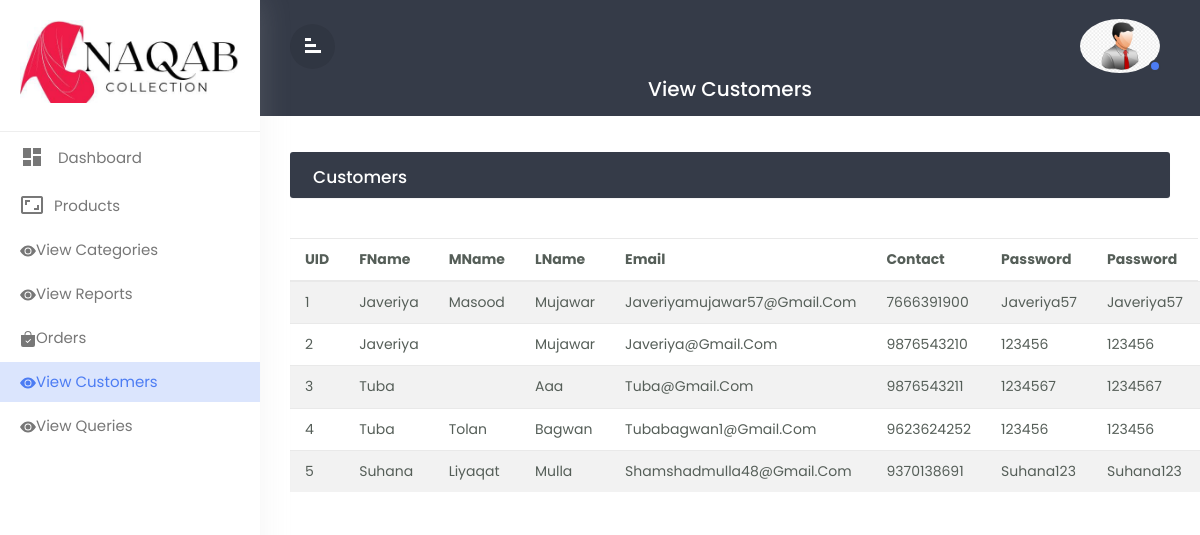
Page /admin/customers.php on the committed database.
### tables this page shows
CREATE TABLE `userreg` (
  `uid` int(11) NOT NULL,
  `fname` varchar(20) NOT NULL,
  `mname` varchar(20) NOT NULL,
  `lname` varchar(20) NOT NULL,
  `email` varchar(30) NOT NULL,
  `mobno` varchar(10) NOT NULL,
  `pass` varchar(10) NOT NULL,
  `rpass` varchar(10) NOT NULL
);

### admin/customers.php (the view, shortened to what this page needs)
<!doctype html>
<html lang="en">
<head>
  <link rel="stylesheet" href="css/bootstrap.min.css">
  <link rel="stylesheet" href="css/custom.css">
</head>
<body>
<div class="wrapper">
<nav id="sidebar">
  <div class="sidebar-header">
  <h2><img src="img/logo.png" class="img-fluid" /></h2>
  </div>
  <ul class="list-unstyled components">
    <li>
      <a href="home.php" class="dashboard"><i class="material-icons">dashboard</i>
        <span>Dashboard</span></a>
    </li>
</ul>
<ul>
    <li>
      <a href="products.php">
        <i class="material-icons">aspect_ratio</i>Products</a>
    </li>
</ul>
<ul>
             <li> <a href="viewcat.php"><svg xmlns="http://www.w3.org/2000/svg" width="16" height="16" fill="currentColor" class="bi bi-eye-fill" viewBox="0 0 16 16">
  <path d="M10.5 8a2.5 2.5 0 1 1-5 0 2.5 2.5 0 0 1 5 0"/>
  <path d="M0 8s3-5.5 8-5.5S16 8 16 8s-3 5.5-8 5.5S0 8 0 8m8 3.5a3.5 3.5 0 1 0 0-7 3.5 3.5 0 0 0 0 7"/>
</svg>View Categories</a>
            </li></ul>
<ul>
<ul>
        <li> <a href="reports.php"><svg xmlns="http://www.w3.org/2000/svg" width="16" height="16" fill="currentColor" class="bi bi-eye-fill" viewBox="0 0 16 16">
              <path d="M10.5 8a2.5 2.5 0 1 1-5 0 2.5 2.5 0 0 1 5 0" />
              <path d="M0 8s3-5.5 8-5.5S16 8 16 8s-3 5.5-8 5.5S0 8 0 8m8 3.5a3.5 3.5 0 1 0 0-7 3.5 3.5 0 0 0 0 7" />
            </svg>View Reports</a>
        </li>
      </ul>
<li>
          <a href="orders.php">
Orders</a>
        </li></ul>
       <ul> <li class="active">
          <a href="customers.php">
          <svg xmlns="http://www.w3.org/2000/svg" width="16" height="16" fill="currentColor" class="bi bi-eye-fill" viewBox="0 0 16 16">
  <path d="M10.5 8a2.5 2.5 0 1 1-5 0 2.5 2.5 0 0 1 5 0"/>
  <path d="M0 8s3-5.5 8-5.5S16 8 16 8s-3 5.5-8 5.5S0 8 0 8m8 3.5a3.5 3.5 0 1 0 0-7 3.5 3.5 0 0 0 0 7"/>
</svg>View customers</a>
        </li></ul>
        <ul><li>
          <a href="queries.php">
          <svg xmlns="http://www.w3.org/2000/svg" width="16" height="16" fill="currentColor" class="bi bi-eye-fill" viewBox="0 0 16 16">
  <path d="M10.5 8a2.5 2.5 0 1 1-5 0 2.5 2.5 0 0 1 5 0"/>
  <path d="M0 8s3-5.5 8-5.5S16 8 16 8s-3 5.5-8 5.5S0 8 0 8m8 3.5a3.5 3.5 0 1 0 0-7 3.5 3.5 0 0 0 0 7"/>
</svg>View Queries</a>
        </li></ul>
</nav>
<div id="content">
  <div class="top-navbar">
    <div class="xp-topbar">
      <div class="row">
        <div class="col-2 col-md-1 col-lg-1 order-2 order-md-1 align-self-center">
          <div class="xp-menubar">
            <span class="material-icons text-white">signal_cellular_alt
            </span>
          </div>
        </div>
        <div class="col-md-5 col-lg-3 order-4 order-md-2">
        </div>
        <div class="col-10 col-md-6 col-lg-8 order-1 order-md-3">
          <div class="xp-profilebar text-right">
            <nav class="navbar p-0">
              <ul class="nav navbar-nav flex-row ml-auto">
                <li class="nav-item dropdown">
                  <a class="nav-link" href="#" data-toggle="dropdown">
                    <img src="img/admin.png" style="width:80px; border-radius:50%;height: 100%;" />
                    <span class="xp-user-live"></span>
                  </a>
                </li>
              </ul>
            </nav>
          </div>
        </div>
      </div>
    </div>
    <div class="xp-breadcrumbbar text-center">
      <h4 class="page-title">View Customers</h4>
    </div>
  </div>
  <div class="main-content">
        <div class="row">
          <div class="col-md-12">
            <div class="table-wrapper">
              <div class="table-title">
                <div class="row">
                  <div class="col-sm-6 p-0 d-flex justify-content-lg-start justify-content-center">
                    <h2 class="ml-lg-2">Customers</h2>
                  </div>
                  </div>
                </div>
            </div>
              <table class="table table-striped table-hover">
                <thead>
                  <tr>
                    <th><b>UID</th>
                    <th><b>FName</th>
                    <th><b>MName</th>
                    <th><b>LName</th>
                    <th><b>Email</th>
                    <th><b>Contact</th>
                    <th><b>Password</th>
                    <th><b>Password</th>
                  </tr>
                </thead>
                <tbody>
                      <?php
                      $i=1;
                    $con=mysqli_connect("localhost","root","","naqab");
                    $query=mysqli_query($con,"select * from userreg");
                    while($a=mysqli_fetch_array($query))
                    {
                      echo "<tr>";
                      echo "<tc><td>".$i++."</tc></td>";
                      echo "<tc><td>".$a[1]."</tc></td>";
                      echo "<tc><td>".$a[2]."</tc></td>";
                      echo "<tc><td>".$a[3]."</tc></td>";
                      echo "<tc><td>".$a[4]."</tc></td>";
                      echo "<tc><td>".$a[5]."</tc></td>";
                      echo "<tc><td>".$a[6]."</tc></td>";
                      echo "<tc><td>".$a[7]."</tc></td>";
                      echo "<tc><td>";
                    }
                  ?>
                </tr>
                </tbody>
              </table>
            </div>
          </div>
            </div>
          </div>
    </body>
    </html>

### admin/css/custom.css (style rules this page uses)
body,html { line-height:1.8; font-family:'Poppins',sans-serif; color:#555e58; text-transform:capitalize; font-weight:400; margin:0px; padding:0px; }
.material-icons { font-family: 'Material Icons'; font-weight: normal; font-style: normal; font-size: 24px; display: inline-block; line-height: 1; text-transform: none; letter-spacing: normal; word-wrap: normal; white-space: nowrap; direction: ltr; -webkit-font-smoothing: antialiased; text-rendering: optimizeLegibility; -moz-osx-font-smoothing: grayscale; font-feature-settings: 'liga'; }
a { color:#333; font-weight:400; }
ul,ol { padding:0px; margin:0px; list-style:none; }
a,a:hover,a:focus { color:#333; text-decoration:none; transition:all 0.3s; }
.wrapper { position:relative; width:100%; overflow:auto; }
#sidebar { position:fixed; height:100%!important; top:0; left:0; bottom:0; z-index:11; width:260px; overflow:auto; transition:all 0.3s; background-color:#fff; box-shadow:0 0 30px 0 rgba(200 200 200 / 20%); }
@media only screen and (min-width:992px) { #content { width:calc(100% - 260px); position:relative; float:right; transition:all 0.3s; } }
#sidebar .sidebar-header { padding:20px; background-color:#fff; border-bottom:1px solid #eee; }
#sidebar ul li { padding:2px 0px; }
#sidebar ul li.active> a { color:#4c7cf3; background-color:#DBE5FD; }
#sidebar ul li a { padding:5px 10px 5px 20px; line-height:30px; font-size:15px; position:relative; font-weight:400; display:block; color:#777777; text-transform:capitalize; }
#sidebar ul li a i { position:relative; margin-right:10px; top:6px; }
#content { position:relative; transition:all 0.5s; background-attachment:#f9fafc; }
.top-navbar { width:100%; z-index:9; position:relative; padding:15px 30px; background-color:#353b48; }
.xp-breadcrumbbar .page-title { font-size:20px; color:#fff; margin-bottom:0; margin-top:0; }
.main-content { padding:30px 30px 0px 30px; }
.navbar { background-color:#353B48; color:#fff; }
.xp-menubar { border-radius:50%; width:45px; height:45px; line-height:45px; text-align:center; margin-right:20px; border:none; color:#fff; cursor:pointer; background-color:rgba(0,0,0,0.09); }
.xp-menubar span { margin:9px; padding:0px; transform:rotate(90deg); }
.navbar-nav > li > a { color:#fff; }
.navbar-nav li a { position:relative; display:block; padding:4px 10px!important; }
.xp-user-live { position:absolute; bottom:5px; right:9px; width:12px; height:12px; border-radius:50%; border:2px solid #353b48; background-color:#4c7cf3; }
.table-wrapper { background-color: #fff; margin:6px 0px 40px 0px; width: 100%; overflow: auto; border-radius: 3px; box-shadow: 0 1px 1px rgb(0 0 0 / 5%); }
.table-title { background:#353b48; color:#fff; position:sticky; top:0; width:100%; left:0; padding:10px 30px; border-radius:0px 0px 0 0; }
.table-title h2 { margin:5px 0 0; font-size:17px; }
table.table tr th, table.table tr td { border-color:#e9e9e9; padding:8px 15px; font-size:14px; font-weight: 400; vertical-align:middle; }
table.table tr th:first-child { width:60px; }
table.table tr th:last-child { width:100px; }
table.table td:last-child { opacity:0.9; font-size:22px; margin:0px 5px; }

### rows in the picture
userreg: fname "Javeriya", mname "Masood", lname "Mujawar", email "Javeriyamujawar57@gmail.com", mobno "7666391900", pass "Javeriya57", rpass "Javeriya57"
userreg: fname "Javeriya", lname "Mujawar", email "Javeriya@gmail.com", mobno "9876543210", pass "123456", rpass "123456"
userreg: fname "Tuba", lname "Aaa", email "Tuba@gmail.com", mobno "9876543211", pass "1234567", rpass "1234567"
userreg: fname "Tuba", mname "Tolan", lname "Bagwan", email "Tubabagwan1@gmail.com", mobno "9623624252", pass "123456", rpass "123456"
userreg: fname "Suhana", mname "Liyaqat", lname "Mulla", email "Shamshadmulla48@gmail.com", mobno "9370138691", pass "Suhana123", rpass "Suhana123"
